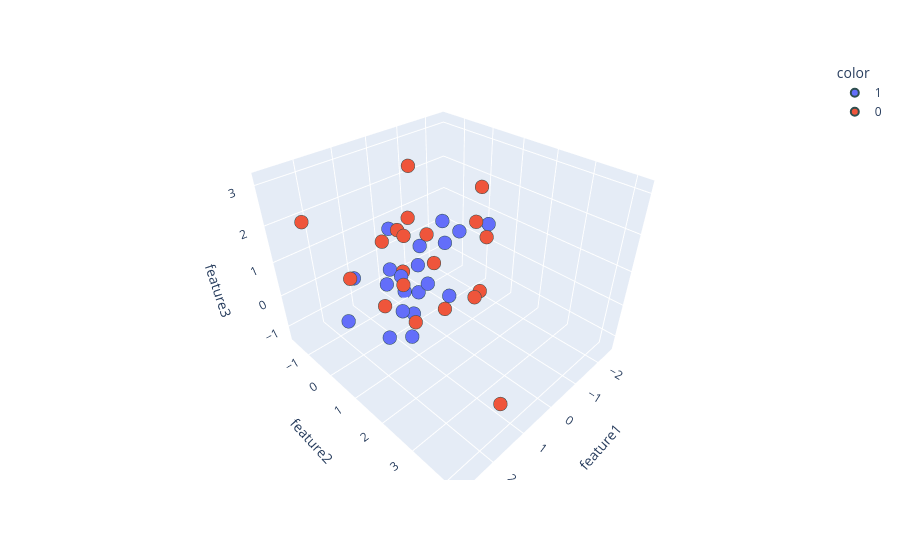

Notebook code for this chart:
### Code cell
fig = px.scatter_3d(
    df, x='feature1', y='feature2', z='feature3',
    color=df['target'].astype(str)
)
fig.update_traces(marker=dict(size=8, line=dict(width=2, color='DarkSlateGrey')))
fig.show()

### Figure 1 — Plotly figure (JSON) as saved in the notebook; plotly's stock layout.template omitted (floating-point values rounded to 4 significant figures)
{"data": [{"hovertemplate": "color=1<br>feature1=%{x}<br>feature2=%{y}<br>feature3=%{z}<extra></extra>", "legendgroup": "1", "marker": {"color": "#636efa", "line": {"color": "DarkSlateGrey", "width": 2}, "size": 8, "symbol": "circle"}, "mode": "markers", "name": "1", "scene": "scene", "showlegend": true, "type": "scatter3d", "x": [-0.9926, -0.4208, -0.04544, 0.3223, -2.506, -1.838, 1.267, -0.02254, 0.2411, 0.1901, 0.667, -1.01, 1.968, 0.9486, -0.3675, 1.772, 1.415, -0.3316, 1.045, 0.4206], "y": [-0.1613, -0.552, 1.041, 0.06034, 0.147, -0.9388, 0.1736, 0.01342, -0.9525, 0.5121, 0.02581, 0.4417, -0.5478, 0.7017, -1.137, -0.3475, 0.4577, -1.632, 0.5382, 0.4116], "z": [1.192, -0.1211, -0.09403, -1.043, 0.6062, -0.2018, -1.223, 0.9359, -0.1363, 0.1315, -0.7776, 1.129, -0.6794, -1.051, -1.322, 0.6701, 0.7289, 0.6191, 0.8121, -0.07132]}, {"hovertemplate": "color=0<br>feature1=%{x}<br>feature2=%{y}<br>feature3=%{z}<extra></extra>", "legendgroup": "0", "marker": {"color": "#EF553B", "line": {"color": "DarkSlateGrey", "width": 2}, "size": 8, "symbol": "circle"}, "mode": "markers", "name": "0", "scene": "scene", "showlegend": true, "type": "scatter3d", "x": [0.8989, -1.028, 2.011, 0.3849, 0.2907, 2.224, 0.1771, 0.7489, 2.823, 1.425, 0.7319, 1.438, -1.39, 1.234, 1.01, -0.7233, 1.677, 1.251, 0.2046, -0.7643], "y": [0.436, 1.131, 1.921, 1.324, 0.867, 0.2304, -0.5981, 2.593, -0.3329, 1.441, 0.5174, 1.1, 0.6667, 0.05278, 1.438, 1.461, 4.188, 0.1864, -0.01154, 1.567], "z": [0.821, 2.603, 2.933, -0.1032, 0.9826, 1.192, 1.227, 1.171, 2.637, 0.1826, 2.245, 1.065, 1.344, -0.2616, 2.328, -0.08537, -0.08056, 1.704, 3.151, 1.549]}], "layout": {"legend": {"title": {"text": "color"}, "tracegroupgap": 0}, "margin": {"t": 60}, "scene": {"domain": {"x": [0, 1], "y": [0, 1]}, "xaxis": {"title": {"text": "feature1"}}, "yaxis": {"title": {"text": "feature2"}}, "zaxis": {"title": {"text": "feature3"}}}}}
